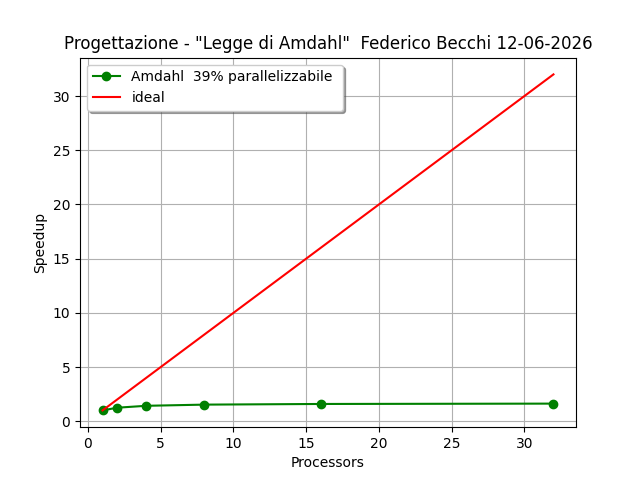

The script that saved this image:
import matplotlib
matplotlib.use('Agg')
import matplotlib.pyplot as plt 

tnp= 0.15294
tp = 0.10083

Qp=int(100*tp/(tp+tnp))
etichetta="Amdahl  %d%% parallelizzabile " % (Qp)

N=[1,2,4,8,16,32]  # numero processori
Samdahl=[(tnp+tp)/(tnp+tp/n) for n in N]

plt.title('Progettazione - "Legge di Amdahl"  Federico Becchi 12-06-2026')
plt.grid()
plt.xlabel('Processors')
plt.ylabel('Speedup')
plt.plot(N,Samdahl,'g-o',label=etichetta)
plt.plot(N,N,'r-',label='ideal')
plt.legend(shadow=True)
plt.savefig('cpi+amdahl.png')
